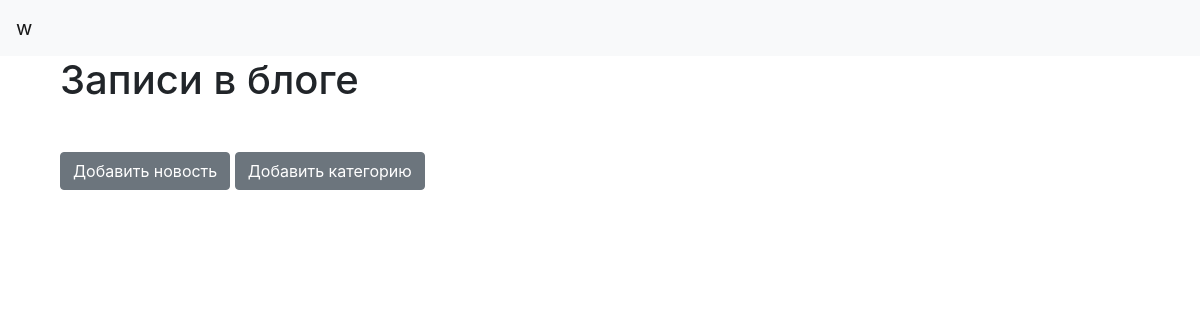
Before: / (signed in) with the older database file.
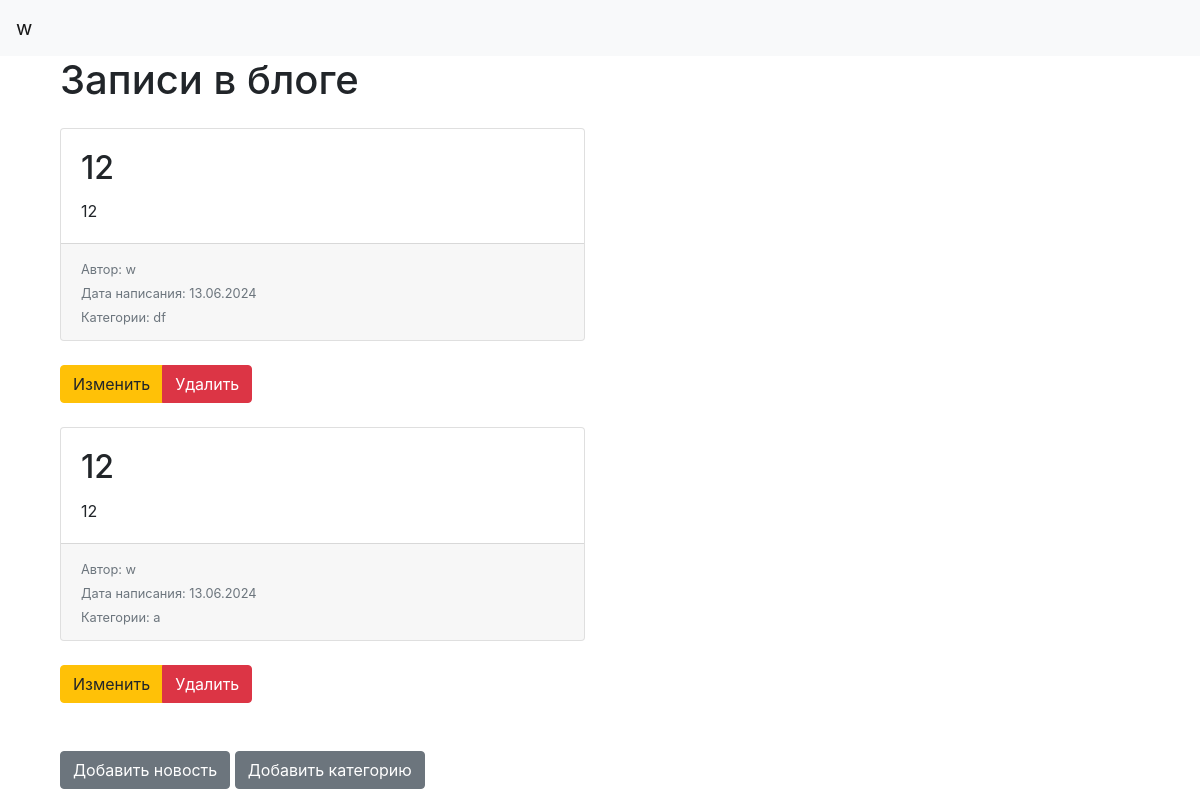
After: the same page with the newer database file.
### data/users.py (models this page shows, shortened)
class User(SqlAlchemyBase, UserMixin):
    __tablename__ = 'users' # чтобы обозначить, что User — не обычный класс, а именно класс модели, его необходимо унаследовать от объекта класса SqlAlchemyBase
    id = sqlalchemy.Column(sqlalchemy.Integer, primary_key=True, autoincrement=True)
    name = sqlalchemy.Column(sqlalchemy.String, nullable=True)
    about = sqlalchemy.Column(sqlalchemy.String, nullable=True)
    email = sqlalchemy.Column(sqlalchemy.String,index=True, unique=True, nullable=True)
    hashed_password = sqlalchemy.Column(sqlalchemy.String, nullable=True)
    created_date = sqlalchemy.Column(sqlalchemy.DateTime,default=datetime.datetime.now)
    news = orm.relationship("News", back_populates='user')

### data/news.py (models this page shows)
class News(SqlAlchemyBase):
    __tablename__ = 'news'
    id = sqlalchemy.Column(sqlalchemy.Integer,primary_key=True, autoincrement=True)
    title = sqlalchemy.Column(sqlalchemy.String, nullable=True)
    content = sqlalchemy.Column(sqlalchemy.String, nullable=True)
    created_date = sqlalchemy.Column(sqlalchemy.DateTime,default=datetime.datetime.now)
    is_private = sqlalchemy.Column(sqlalchemy.Boolean, default=True)
    user_id = sqlalchemy.Column(sqlalchemy.Integer,sqlalchemy.ForeignKey("users.id"))
    user = orm.relationship('User')
    categories = orm.relationship("Category",secondary="association",backref="news")

### data/category.py (models this page shows)
class Category(SqlAlchemyBase):
    __tablename__ = 'category'
    id = sqlalchemy.Column(sqlalchemy.Integer, primary_key=True,autoincrement=True)
    name = sqlalchemy.Column(sqlalchemy.String, nullable=True)

### main.py (the view)
@app.route("/")
def index():
    db_sess = db_session.create_session()
    if current_user.is_authenticated:
        news = db_sess.query(News).filter((News.user == current_user) | (News.is_private != True))
    else:
        news = db_sess.query(News).filter(News.is_private != True)
    return render_template("index.html", news=news)

### data/db_session.py (called while the page is built)
def create_session() -> Session: # нужна для получения сессии подключения к нашей базе данных
    global __factory
    return __factory()

### main.py (called while the page is built)
@login_manager.user_loader
def load_user(user_id):
    db_sess = db_session.create_session()
    return db_sess.query(User).get(user_id)

### templates/index.html
{% extends "base.html" %}
{% block content %}
<div class="container">
    <h1 class="mb-4">Записи в блоге</h1>
    <div class="row">
        {% for item in news %}
        <div class="col-md-6 mb-4">
            <div class="card h-100">
                <div class="card-body">
                    <h2 class="card-title">{{ item.title }}</h2>
                    <p class="card-text">{{ item.content }}</p>
                </div>
                <div class="card-footer">
                    <small class="text-muted">Автор: {{ item.user.name }}</small><br>
                    <small class="text-muted">Дата написания: {{ item.created_date.strftime('%d.%m.%Y') }}</small><br>
                    <small class="text-muted">Категории:
                        {% for category in item.categories %}
                            {{ category.name }}{% if not loop.last %}, {% endif %}
                        {% endfor %}
                    </small>
                </div>
            </div>
        </div>
        {% if current_user.is_authenticated and current_user == item.user %}
        <div class="col-12 mb-4">
            <div class="btn-group" role="group">
                <a href="/news/{{ item.id }}" class="btn btn-warning">Изменить</a>
                <a href="/news_delete/{{ item.id }}" class="btn btn-danger">Удалить</a>
            </div>
        </div>
        {% endif %}
        {% endfor %}
        {% if current_user.is_authenticated %}
        <div class="col-12">
            <a href="/news" class="btn btn-secondary mt-4">Добавить новость</a>
            <a href="/add_category" class="btn btn-secondary mt-4">Добавить категорию</a>
        </div>
        {% endif %}
    </div>
</div>
{% endblock %}

### templates/base.html (shortened to what this page needs)
<!doctype html>
<html lang="en">
<head>
    <link rel="stylesheet" href="https://stackpath.bootstrapcdn.com/bootstrap/4.4.1/css/bootstrap.min.css"
>
</head>
<body>
    <header>
        <nav class="navbar navbar-light bg-light">
            {% if current_user.is_authenticated %}
            <a class="navbar-brand" href="/logout">{{ current_user.name }}</a>
            {% else %}
            <p>
                <a class="btn btn-primary " href="/register">Зарегистрироваться</a>
                <a class="btn btn-success" href="/login">Войти</a>
            </p>
            {% endif %}
        </nav>
    </header>
    <main role="main" class="container">
        {% block content %}{% endblock %}
    </main>
</body>
</html>

Changed rows visible on the page:
added News: title "12", content "12", user.name "w", created_date "13.06.2024"
now on this page (row unchanged): Category: name "df", shown under "12"
added News: title "12", content "12", user.name "w", created_date "13.06.2024"
now on this page (row unchanged): Category: name "a", shown under "12"
